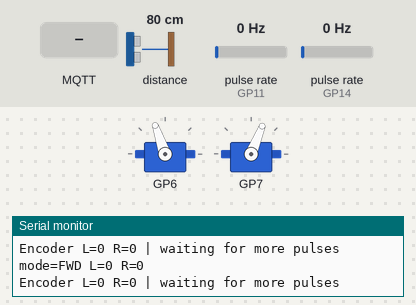
This program was run on a simulated Raspberry Pi Pico W. On the bench: 2 × servo, the last lines printed to the serial monitor. Wiring (inferred from the names in the program): 2 × pulse sensor: data GP11 / data GP14. The test bench sets the inputs (shaded band); at power-on: distance to the obstacle 80 cm, pulse rate (sensors on GP11, GP14) 0 Hz. WiFi joins after 1.5 s; servers stay silent unless stated; no MQTT or app messages arrive unless stated.

Above: at 5.7 s.
5.8 s: distance to the obstacle set to 2 cm
At 7.0 s:
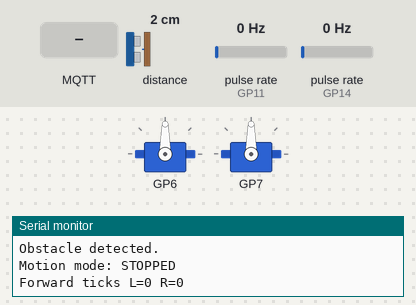
7.3 s: MQTT message "ESTOP" arrives on the first subscribed topic
8.8 s: MQTT message "1" arrives on the first subscribed topic
10.3 s: MQTT message "on" arrives on the first subscribed topic
Timing chart, 0 to 12.8 s (numbered marks = the images above; inputs shaded):
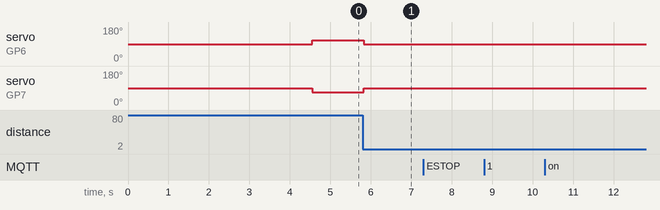

Measured:
- after the input at 5.8 s, servo on GP6: 109° → 90° after 0.03 s instead of 1.3 s; servo on GP7: 68° → 90° after 0.03 s instead of 1.3 s

The program:

main.cpp
```cpp
#include <Arduino.h>
#include "Communication.h"
#include "DriveSystem.h"
#include "ObstacleHandler.h"
#include "Telemetry.h"
#include "RobotState.h"

void setup()
{
    // Initialize the serial monitor for debugging.
    Serial.begin(115200);
    delay(2000);

    // Register the MQTT callback function for incoming messages.
    mqttClient.setCallback(mqttCallback);

    // Connect to the Wi-Fi network and MQTT broker.
    connectWiFi();
    connectMQTT();

    Serial.println(
        "Starting ToF and encoder correction");

    // Initialize the motors, wheel encoders and ToF distance sensor.
    setupMotors();
    setupEncoders();
    setupToF();

    // Start the robot moving forward and initialize the
    // encoder controller.
    setMotionMode(MotionMode::FORWARD);
    resetEncoderController();

    Serial.println("Pico is driving.");
}

void loop()
{
    // Reconnect to the MQTT broker if the connection is lost.
    if (!mqttClient.connected())
    {
        connectMQTT();
    }

    // Process incoming MQTT messages.
    mqttClient.loop();

    // Immediately stop all movement if an emergency stop
    // command has been received.
    if (emergencyStopActive)
    {
        stopMotors();
        return;
    }

    // Execute the robot's main control tasks.
    handleObstaclePublish();     // Publish detected obstacle coordinates.
    handleTelemetry();           // Send robot telemetry.
    handleObstacleAvoidance();   // Monitor for obstacles.
    updateWheelCorrection();     // Keep the robot driving straight.
    updateSignedPosition();      // Update the estimated robot position.
}
```

Communication.h
```cpp
/*
 * Communication.h
 *
 * Handles all network communication for Bot 1 (Scout Chariot).
 *
 * This header declares the Wi-Fi and MQTT configuration used to
 * connect the robot to the local network and MQTT broker. It also
 * exposes the shared MQTT client, connection functions, and the
 * callback that processes incoming MQTT messages.
 */

#pragma once

#include <WiFi.h>
#include <PubSubClient.h>

// Wi-Fi and MQTT configuration
extern const char *ssid;
extern const char *password;
extern const char *mqttServer;
extern const char *COMMAND_TOPIC;

// Shared network clients
extern WiFiClient wifiClient;
extern PubSubClient mqttClient;

// Establish Wi-Fi and MQTT connections
void connectWiFi();
void connectMQTT();

// Handles incoming MQTT messages
void mqttCallback(
    char *topic,
    byte *payload,
    unsigned int length);
```

DriveSystem.h
```cpp
/*
 * DriveSystem.h
 *
 * Controls the Scout Chariot's drive system and onboard sensors.
 *
 * This header declares the motor, encoder, and Time-of-Flight (ToF)
 * sensor interfaces used for robot movement. It also provides
 * functions for motor control, wheel encoder feedback, position
 * tracking, motion mode management, and hardware initialization.
 */

#pragma once

#include <Arduino.h>
#include <VL53L1X.h>
#include <Servo.h>
#include "RobotState.h"

// Hardware devices
extern VL53L1X sensor;
extern Servo leftMotor;
extern Servo rightMotor;

// Wheel encoder interface
void leftEncoderInterrupt();
void rightEncoderInterrupt();
void readEncoderTicks(uint32_t &leftTicks, uint32_t &rightTicks);

// Motor control and motion management
void writeMotorCommands(float leftSpeed, float rightSpeed, int movementDirection);
void stopMotors();
void resetEncoderController();
void setMotionMode(MotionMode newMode);
void startReverse();

// Position and odometry
void getWheelRadians(float &leftRad, float &rightRad);
void updateSignedPosition();
void getLivePosition(float &liveX, float &liveY);
void updateWheelCorrection();

// Hardware initialization and safety
void setupMotors();
void setupEncoders();
void setupToF();
void activateEmergencyStop();
```

ObstacleHandler.h
```cpp
#pragma once

/*
 * ObstacleHandler.h
 *
 * Manages obstacle detection and avoidance for the Scout Chariot.
 *
 * This header declares the function responsible for monitoring
 * sensor data and updating the robot's behaviour when obstacles
 * are detected during navigation.
 */

// Main obstacle handling routine
void handleObstacleAvoidance();
```

RobotState.h
```cpp
/*
 * RobotState.h
 *
 * Defines the shared state variables for Bot 1 (Scout Chariot).
 *
 * This header contains the robot's operating states, motion modes,
 * and global variables used to track navigation, encoder feedback,
 * telemetry, obstacle positions, and motor control. These variables
 * are shared across multiple source files to coordinate the robot's
 * behaviour.
 */

// Robot operating states
enum RobotState
{
    GOING_OUT,
    GOING_HOME,
    HOME
};

enum class MotionMode
{
    STOPPED,
    FORWARD,
    BACKWARD
};

// Navigation and telemetry state
extern bool waitingForCoordinates;
extern bool coordinatesSent;
extern unsigned long waitStartTime;
extern unsigned long lastTelemetryMs;
extern bool firstTelemetryPrinted;
extern bool telemetryEnabled;
extern bool emergencyStopActive;

// Position tracking
extern float latestZ;
extern float obstacleX;
extern float obstacleY;
extern float signedPositionTicks;
extern float lastAvgTicksSeen;

// Current robot status
extern RobotState robotState;
extern MotionMode motionMode;

// Encoder counters
extern volatile uint32_t leftEncoderTicks;
extern volatile uint32_t rightEncoderTicks;
extern volatile uint32_t lastLeftEncoderEdgeUs;
extern volatile uint32_t lastRightEncoderEdgeUs;

// Encoder controller variables
extern uint32_t previousLeftTicks;
extern uint32_t previousRightTicks;
extern uint32_t lastEncoderControlMs;
extern uint32_t lastLeftMovementMs;
extern uint32_t lastRightMovementMs;
extern uint32_t reverseStartLeftTicks;
extern uint32_t reverseStartRightTicks;
extern uint32_t forwardLeftTicks;
extern uint32_t forwardRightTicks;
```

Telemetry.h
```cpp
/*
 * Telemetry.h
 *
 * Handles communication between the Scout Chariot and the MQTT network.
 *
 * This header declares the functions responsible for publishing
 * detected obstacle information and transmitting the robot's
 * telemetry data, such as its position and wheel encoder status.
 */

#pragma once

// Publishes detected obstacle coordinates to the MQTT broker.
void handleObstaclePublish();

// Publishes the robot's telemetry data.
void handleTelemetry();
```

Communication.cpp
```cpp
#include <cstring>
#include <Arduino.h>
#include "Communication.h"
#include "DriveSystem.h"

// Wi-Fi credentials and MQTT configuration.
const char *ssid = "Flowering Azalea Leaves";
const char *password = "ALOHAnet";
const char *mqttServer = "172.20.10.11";
const char *COMMAND_TOPIC = "bot/1/COMMANDS";

// Shared Wi-Fi and MQTT client instances.
WiFiClient wifiClient;
PubSubClient mqttClient(wifiClient);

// Connects the Pico W to the configured Wi-Fi network.
void connectWiFi()
{
    Serial.print("Connecting to WiFi");

    WiFi.begin(ssid, password);

    // Wait until the Wi-Fi connection has been established.
    while (WiFi.status() != WL_CONNECTED)
    {
        delay(500);
        Serial.print(".");
    }

    Serial.println();
    Serial.println("WiFi connected");
    Serial.print("IP: ");
    Serial.println(WiFi.localIP());
}

// Connects to the MQTT broker and subscribes to the command topic.
void connectMQTT()
{
    mqttClient.setServer(mqttServer, 1883);

    // Keep trying until a connection to the broker is made.
    while (!mqttClient.connected())
    {
        Serial.print("Connecting to MQTT...");

        if (mqttClient.connect("PicoW"))
        {
            Serial.println("connected");

            // Subscribe to receive commands for this robot.
            mqttClient.subscribe(COMMAND_TOPIC);
            Serial.println("Subscribed to bot/1/COMMANDS");
        }
        else
        {
            Serial.print("failed, rc=");
            Serial.print(mqttClient.state());
            Serial.println(" retrying...");

            delay(2000);
        }
    }
}

// Handles incoming MQTT messages.
void mqttCallback(
    char *topic,
    byte *payload,
    unsigned int length)
{
    // Ignore messages from other topics.
    if (strcmp(topic, COMMAND_TOPIC) != 0)
    {
        return;
    }

    // Convert the received payload into a String.
    String command;
    command.reserve(length);

    for (unsigned int i = 0; i < length; i++)
    {
        command += static_cast<char>(payload[i]);
    }

    command.trim();

    Serial.print("Command received: ");
    Serial.println(command);

    // Activate the emergency stop when the ESTOP command is received.
    if (command == "ESTOP")
    {
        activateEmergencyStop();
    }
}
```

ObstacleHandler.cpp
```cpp
#include <Arduino.h>
#include "ObstacleHandler.h"
#include "DriveSystem.h"
#include "RobotConfig.h"
#include "RobotState.h"

// Handles obstacle detection and the robot's behaviour
// while driving towards and returning from an obstacle.
void handleObstacleAvoidance()
{
    // Only read the ToF sensor when a new measurement is available.
    if (!sensor.dataReady())
    {
        return;
    }

    // Read the current distance measured by the ToF sensor.
    const uint16_t distance =
        sensor.read(false);

    // Stop the robot if communication with the sensor fails.
    if (sensor.timeoutOccurred())
    {
        Serial.println("ToF timeout");

        robotState = HOME;
        setMotionMode(MotionMode::STOPPED);
        return;
    }

    // =====================================================
    // Driving towards the obstacle
    // =====================================================
    if (robotState == GOING_OUT)
    {
        // Stop once the obstacle is detected within the
        // configured stopping distance.
        if (distance < STOP_DISTANCE_MM)
        {
            // Store the encoder values at the point where
            // the obstacle was reached.
            readEncoderTicks(forwardLeftTicks, forwardRightTicks);

            robotState = GOING_HOME;

            Serial.println("Obstacle detected.");
            setMotionMode(MotionMode::STOPPED);

            // Estimate the obstacle position from the average
            // encoder distance travelled.
            float avgForwardTicks =
                (forwardLeftTicks + forwardRightTicks) / 2.0f;

            obstacleX = avgForwardTicks * TICK_TO_CM;
            obstacleY = 0.0f;

            // Notify the telemetry module that obstacle
            // coordinates should be transmitted.
            waitingForCoordinates = true;
            coordinatesSent = false;
            waitStartTime = millis();

            // Debug information.
            Serial.print("Forward ticks L=");
            Serial.print(forwardLeftTicks);
            Serial.print(" R=");
            Serial.println(forwardRightTicks);
        }
    }

    // =====================================================
    // Driving back to the starting position
    // =====================================================
    else if (robotState == GOING_HOME)
    {
        uint32_t leftTicks;
        uint32_t rightTicks;

        readEncoderTicks(leftTicks, rightTicks);

        // Calculate how far each wheel has travelled while reversing.
        int32_t leftBack =
            (int32_t)leftTicks -
            (int32_t)reverseStartLeftTicks;

        int32_t rightBack =
            (int32_t)rightTicks -
            (int32_t)reverseStartRightTicks;

        // Compare the average reverse distance with the
        // forward distance travelled.
        const uint32_t avgBack =
            (leftBack + rightBack) / 2;

        const uint32_t avgForward =
            (forwardLeftTicks + forwardRightTicks) / 2;

        // Once the reverse distance matches the outward
        // distance, the robot has returned to its start.
        if (avgBack >= avgForward && avgForward > 0)
        {
            robotState = HOME;

            Serial.println("Returned to start.");

            setMotionMode(MotionMode::STOPPED);
        }
    }
}
```

RobotState.cpp
```cpp
#include "RobotState.h"

// Indicates whether obstacle coordinates still need to be published.
bool waitingForCoordinates = false;

// Prevents publishing the same obstacle more than once.
bool coordinatesSent = false;

// Timestamp used to delay actions after obstacle detection.
unsigned long waitStartTime = 0;

// Timestamp of the last telemetry transmission.
unsigned long lastTelemetryMs = 0;

// Used to print only the first telemetry message for debugging.
bool firstTelemetryPrinted = false;

// Enables or disables periodic telemetry transmission.
bool telemetryEnabled = false;

// Latest measured obstacle height (z-coordinate).
float latestZ = 0.0f;

// Estimated obstacle position in centimetres.
float obstacleX = 0.0f;
float obstacleY = 0.0f; // Robot only moves along the x-axis.

// Position estimated from encoder ticks.
float signedPositionTicks = 0.0f;

// Previous average encoder value used to calculate movement.
float lastAvgTicksSeen = 0.0f;

// Current navigation state.
RobotState robotState = GOING_OUT;

// Current motion mode of the drive system.
MotionMode motionMode = MotionMode::STOPPED;

// Updated by the encoder interrupt routines.
volatile uint32_t leftEncoderTicks = 0;
volatile uint32_t rightEncoderTicks = 0;

// Store the timestamp of the last valid encoder pulse
// to filter switch bounce and noise.
volatile uint32_t lastLeftEncoderEdgeUs = 0;
volatile uint32_t lastRightEncoderEdgeUs = 0;

// Previous encoder readings used for wheel speed correction.
uint32_t previousLeftTicks = 0;
uint32_t previousRightTicks = 0;

// Timing variables for the encoder controller.
uint32_t lastEncoderControlMs = 0;
uint32_t lastLeftMovementMs = 0;
uint32_t lastRightMovementMs = 0;

// Encoder values recorded when reverse motion starts.
uint32_t reverseStartLeftTicks = 0;
uint32_t reverseStartRightTicks = 0;

// Encoder values recorded when the obstacle is reached.
uint32_t forwardLeftTicks = 0;
uint32_t forwardRightTicks = 0;

// Becomes true after an emergency stop command is received.
bool emergencyStopActive = false;
```

Telemetry.cpp
```cpp
#include <Arduino.h>
#include <ArduinoJson.h>
#include "Telemetry.h"
#include "Communication.h"
#include "DriveSystem.h"
#include "RobotConfig.h"
#include "RobotState.h"

// Publishes the detected obstacle to the obstacle registry
// once the robot has stopped in front of it.
void handleObstaclePublish()
{
    // Publish only if an obstacle has been detected
    // and its coordinates have not yet been sent.
    if (waitingForCoordinates && !coordinatesSent)
    {
        // Wait a few seconds before publishing to allow
        // the robot to come to a complete stop.
        if (millis() - waitStartTime >= 5000)
        {
            JsonDocument doc;

            // Store the obstacle position in metres,
            // as expected by the MQTT registry.
            JsonObject position = doc["position"].to<JsonObject>();
            position["x"] = obstacleX / 100.0f;
            position["y"] = obstacleY / 100.0f;
            position["z"] = latestZ / 100.0f;

            char buffer[128];
            serializeJson(doc, buffer);

            // Publish the obstacle to the registry.
            mqttClient.publish("OR/NEW", buffer);

            Serial.println("Obstacle sent:");
            Serial.println(buffer);

            // Prevent the obstacle from being published again.
            coordinatesSent = true;
            waitingForCoordinates = false;

            // Begin the return journey.
            startReverse();
        }
    }
}

// Continuously publishes the robot's telemetry while it is moving.
void handleTelemetry()
{
    // Send telemetry only while enabled and at the configured interval.
    if (
        telemetryEnabled &&
        millis() - lastTelemetryMs >= TELEMETRY_INTERVAL_MS)
    {
        lastTelemetryMs = millis();

        JsonDocument botDoc;

        // Obtain the current estimated robot position.
        float liveX, liveY;
        getLivePosition(liveX, liveY);

        // Store the robot position in metres.
        JsonObject pos = botDoc["position"].to<JsonObject>();
        pos["x"] = liveX / 100.0f;
        pos["y"] = liveY / 100.0f;
        pos["z"] = latestZ / 100.0f;

        // Include the wheel encoder positions in radians.
        JsonObject wheels = botDoc["wheels"].to<JsonObject>();

        float lRad, rRad;
        getWheelRadians(lRad, rRad);

        wheels["radian_position_wheel_left"] = lRad;
        wheels["radian_position_wheel_right"] = rRad;

        char botBuffer[128];
        serializeJson(botDoc, botBuffer);

        // Publish the telemetry message over MQTT.
        mqttClient.publish("bot/1", botBuffer);

        // Print only the first telemetry packet for debugging.
        if (!firstTelemetryPrinted)
        {
            Serial.println("First telemetry position:");
            Serial.println(botBuffer);

            firstTelemetryPrinted = true;
        }
    }
}
```

Source omitted: DriveSystem.cpp (13391 bytes), RobotConfig.h (2033 bytes)
